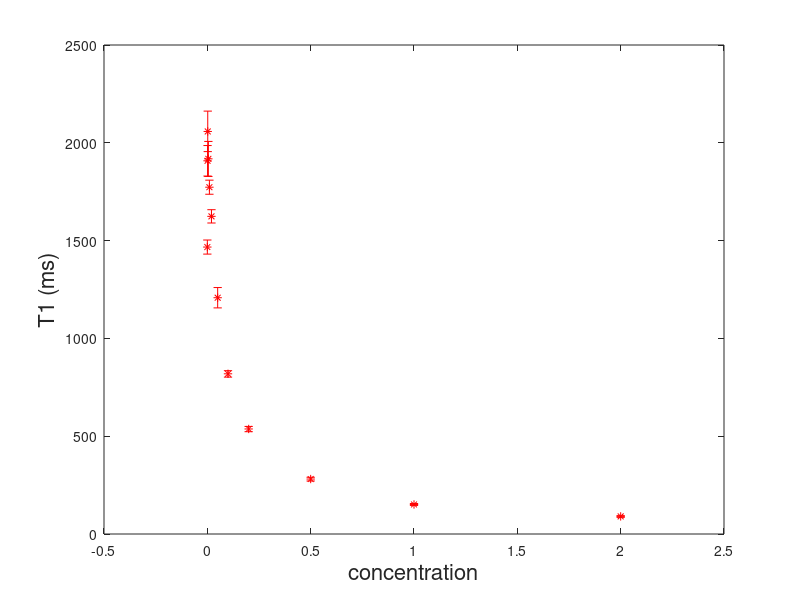
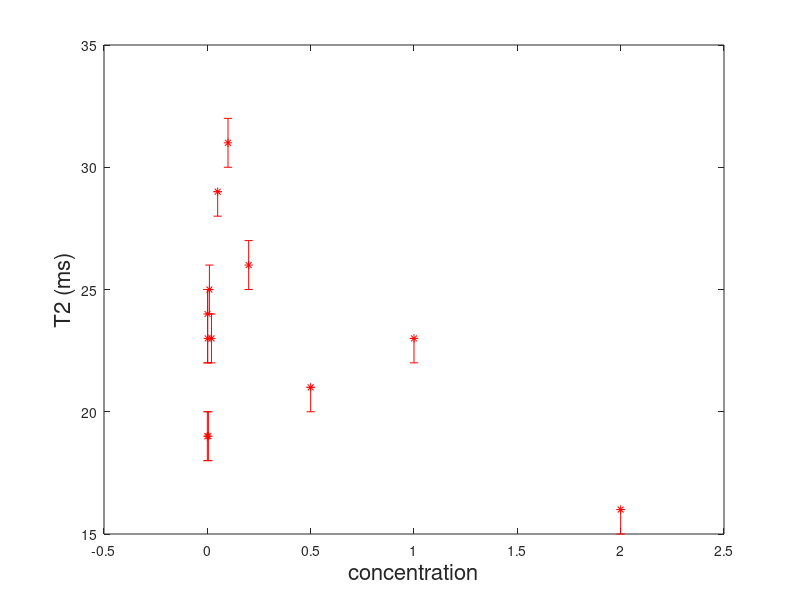
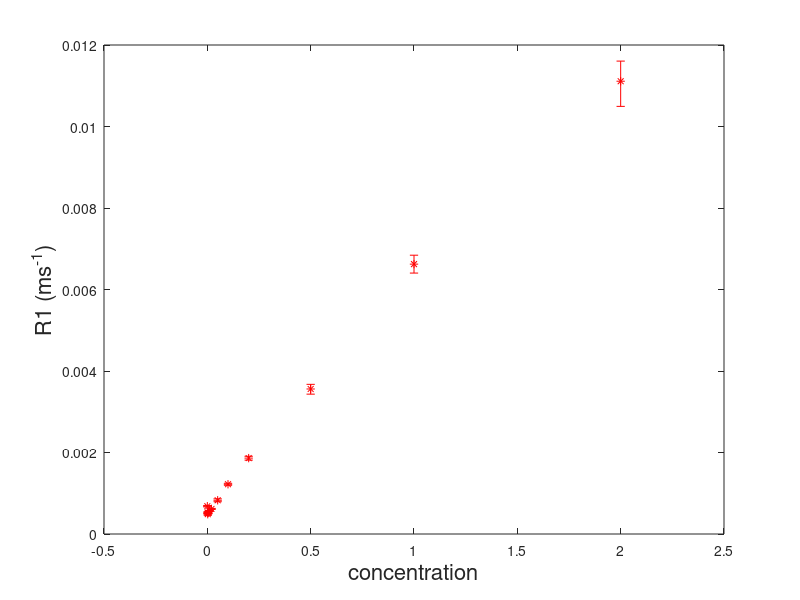
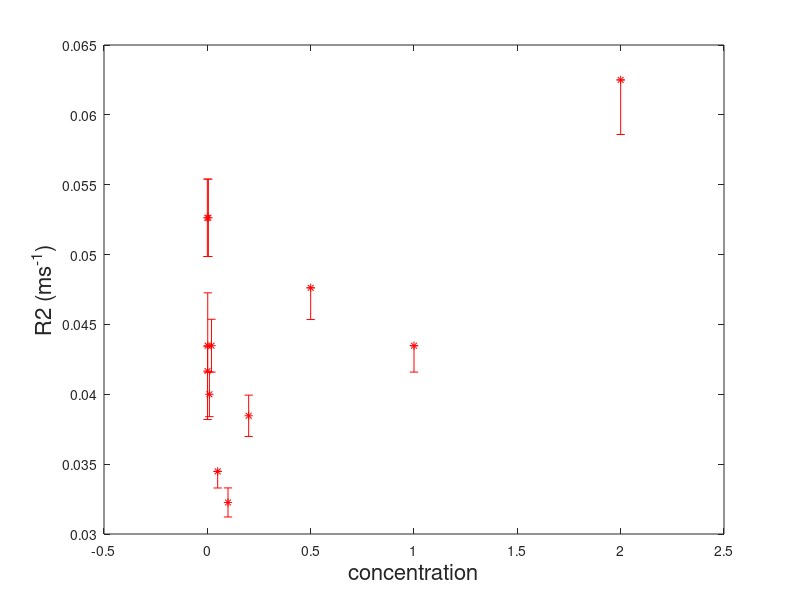

The MATLAB script that drew these images, in order:
concentration=[0,2,1,0.5,0.2,0.1,0.05,0.02,0.01,0.005,0.002,0.001];
T2=[19,16,23,21,26,31,29,23,25,19,23,24];
T2_lower=[18,15,22,20,25,30,28,22,24,18,22,22];
T2_upper=[20,16,23,21,27,32,29,24,26,20,25,25];

T1=[1467,90,151,281,537,819,1208,1624,1773,1918,2058,1908];
T1_lower=[1431,85,146,271,523,802,1156,1590,1737,1828,1955,1830];
T1_upper=[1503,94,156,290,550,835,1260,1658,1809,2007,2162,1986];

figure(1)
errorbar((concentration),T1,T1-T1_lower,T1_upper-T1,'r*')
ylabel('T1 (ms)','Fontsize',16)
xlabel('concentration','Fontsize',16)

figure(2)
errorbar((concentration),T2,T2-T2_lower,T2_upper-T2,'r*')
ylabel('T2 (ms)','Fontsize',16)
xlabel('concentration','Fontsize',16)

figure(3)
errorbar((concentration),1./T1,(T1-T1_lower)./((T1).^2),(T1_upper-T1)./((T1).^2),'r*')
ylabel('R1 (ms^{-1})','Fontsize',16)
xlabel('concentration','Fontsize',16)

figure(4)
errorbar((concentration),1./T2,(T2-T2_lower)./((T2).^2),(T2_upper-T2)./((T2).^2),'r*')
ylabel('R2 (ms^{-1})','Fontsize',16)
xlabel('concentration','Fontsize',16)